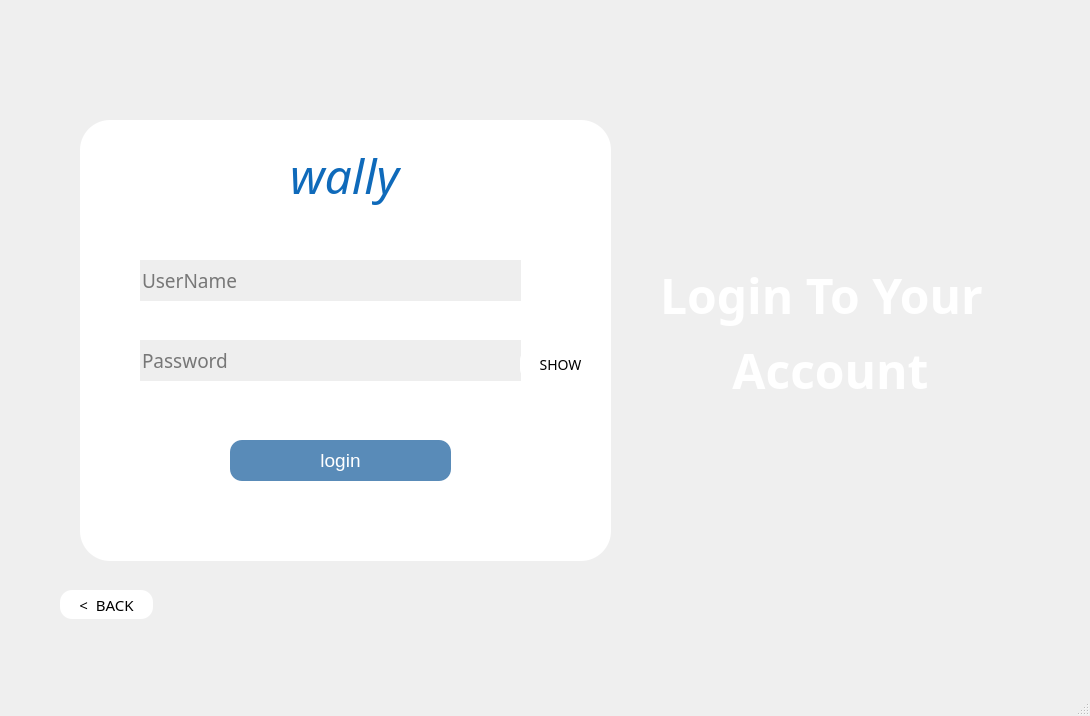
<?xml version="1.0" encoding="UTF-8"?>
<ui version="4.0">
 <class>LoginWindow</class>
 <widget class="QMainWindow" name="LoginWindow">
  <property name="geometry">
   <rect>
    <x>0</x>
    <y>0</y>
    <width>1090</width>
    <height>716</height>
   </rect>
  </property>
  <property name="windowTitle">
   <string>MainWindow</string>
  </property>
  <widget class="QWidget" name="centralwidget">
   <widget class="QPushButton" name="loginPageButton">
    <property name="geometry">
     <rect>
      <x>230</x>
      <y>440</y>
      <width>221</width>
      <height>41</height>
     </rect>
    </property>
    <property name="styleSheet">
     <string notr="true">QPushButton {
    background-color: #598bb8;   /* dark blue */
    color: white;
    border: none;                /* no border line */
    border-radius: 12px;         /* rounded corners */
    padding: 8px 16px;
    font-size: 19px;
    background-image: none;      /* no image */
}

QPushButton:hover {
    background-color: #0D1B5A;   /* darker on hover */
}</string>
    </property>
    <property name="text">
     <string>login</string>
    </property>
    <property name="flat">
     <bool>false</bool>
    </property>
   </widget>
   <widget class="QLineEdit" name="usernameLogin">
    <property name="geometry">
     <rect>
      <x>140</x>
      <y>260</y>
      <width>381</width>
      <height>41</height>
     </rect>
    </property>
    <property name="palette">
     <palette>
      <active>
       <colorrole role="Base">
        <brush brushstyle="SolidPattern">
         <color alpha="255">
          <red>238</red>
          <green>238</green>
          <blue>238</blue>
         </color>
        </brush>
       </colorrole>
      </active>
      <inactive>
       <colorrole role="Base">
        <brush brushstyle="SolidPattern">
         <color alpha="255">
          <red>238</red>
          <green>238</green>
          <blue>238</blue>
         </color>
        </brush>
       </colorrole>
      </inactive>
      <disabled/>
     </palette>
    </property>
    <property name="font">
     <font>
      <family>Arial Unicode MS</family>
      <pointsize>14</pointsize>
     </font>
    </property>
    <property name="frame">
     <bool>false</bool>
    </property>
    <property name="placeholderText">
     <string>UserName</string>
    </property>
   </widget>
   <widget class="QLineEdit" name="passwordLogin">
    <property name="geometry">
     <rect>
      <x>140</x>
      <y>340</y>
      <width>381</width>
      <height>41</height>
     </rect>
    </property>
    <property name="palette">
     <palette>
      <active>
       <colorrole role="Base">
        <brush brushstyle="SolidPattern">
         <color alpha="255">
          <red>238</red>
          <green>238</green>
          <blue>238</blue>
         </color>
        </brush>
       </colorrole>
      </active>
      <inactive>
       <colorrole role="Base">
        <brush brushstyle="SolidPattern">
         <color alpha="255">
          <red>238</red>
          <green>238</green>
          <blue>238</blue>
         </color>
        </brush>
       </colorrole>
      </inactive>
      <disabled/>
     </palette>
    </property>
    <property name="font">
     <font>
      <family>Arial Unicode MS</family>
      <pointsize>14</pointsize>
     </font>
    </property>
    <property name="frame">
     <bool>false</bool>
    </property>
    <property name="echoMode">
     <enum>QLineEdit::EchoMode::Password</enum>
    </property>
    <property name="placeholderText">
     <string>Password</string>
    </property>
   </widget>
   <widget class="QLabel" name="label">
    <property name="geometry">
     <rect>
      <x>660</x>
      <y>260</y>
      <width>401</width>
      <height>71</height>
     </rect>
    </property>
    <property name="palette">
     <palette>
      <active>
       <colorrole role="WindowText">
        <brush brushstyle="SolidPattern">
         <color alpha="255">
          <red>15</red>
          <green>106</green>
          <blue>186</blue>
         </color>
        </brush>
       </colorrole>
       <colorrole role="Text">
        <brush brushstyle="SolidPattern">
         <color alpha="255">
          <red>255</red>
          <green>255</green>
          <blue>255</blue>
         </color>
        </brush>
       </colorrole>
       <colorrole role="ButtonText">
        <brush brushstyle="SolidPattern">
         <color alpha="255">
          <red>255</red>
          <green>255</green>
          <blue>255</blue>
         </color>
        </brush>
       </colorrole>
       <colorrole role="PlaceholderText">
        <brush brushstyle="SolidPattern">
         <color alpha="128">
          <red>255</red>
          <green>255</green>
          <blue>255</blue>
         </color>
        </brush>
       </colorrole>
      </active>
      <inactive>
       <colorrole role="WindowText">
        <brush brushstyle="SolidPattern">
         <color alpha="255">
          <red>15</red>
          <green>106</green>
          <blue>186</blue>
         </color>
        </brush>
       </colorrole>
       <colorrole role="Text">
        <brush brushstyle="SolidPattern">
         <color alpha="255">
          <red>255</red>
          <green>255</green>
          <blue>255</blue>
         </color>
        </brush>
       </colorrole>
       <colorrole role="ButtonText">
        <brush brushstyle="SolidPattern">
         <color alpha="255">
          <red>255</red>
          <green>255</green>
          <blue>255</blue>
         </color>
        </brush>
       </colorrole>
       <colorrole role="PlaceholderText">
        <brush brushstyle="SolidPattern">
         <color alpha="128">
          <red>255</red>
          <green>255</green>
          <blue>255</blue>
         </color>
        </brush>
       </colorrole>
      </inactive>
      <disabled>
       <colorrole role="WindowText">
        <brush brushstyle="SolidPattern">
         <color alpha="255">
          <red>255</red>
          <green>255</green>
          <blue>255</blue>
         </color>
        </brush>
       </colorrole>
       <colorrole role="Text">
        <brush brushstyle="SolidPattern">
         <color alpha="255">
          <red>255</red>
          <green>255</green>
          <blue>255</blue>
         </color>
        </brush>
       </colorrole>
       <colorrole role="ButtonText">
        <brush brushstyle="SolidPattern">
         <color alpha="255">
          <red>255</red>
          <green>255</green>
          <blue>255</blue>
         </color>
        </brush>
       </colorrole>
       <colorrole role="PlaceholderText">
        <brush brushstyle="SolidPattern">
         <color alpha="128">
          <red>255</red>
          <green>255</green>
          <blue>255</blue>
         </color>
        </brush>
       </colorrole>
      </disabled>
     </palette>
    </property>
    <property name="font">
     <font>
      <family>Arial Rounded MT</family>
      <pointsize>36</pointsize>
      <bold>true</bold>
     </font>
    </property>
    <property name="styleSheet">
     <string notr="true">color: rgb(255, 255, 255);</string>
    </property>
    <property name="text">
     <string>Login To Your</string>
    </property>
   </widget>
   <widget class="QLabel" name="label_2">
    <property name="geometry">
     <rect>
      <x>0</x>
      <y>-10</y>
      <width>1101</width>
      <height>691</height>
     </rect>
    </property>
    <property name="styleSheet">
     <string notr="true">image: url(:/screen1Background/background.jpg);</string>
    </property>
    <property name="text">
     <string/>
    </property>
   </widget>
   <widget class="QLabel" name="label_3">
    <property name="geometry">
     <rect>
      <x>80</x>
      <y>120</y>
      <width>531</width>
      <height>441</height>
     </rect>
    </property>
    <property name="styleSheet">
     <string notr="true">background-color: rgb(255, 255, 255);
border-radius: 30px;         /* rounded corners */
    padding: 8px 16px;</string>
    </property>
    <property name="text">
     <string/>
    </property>
   </widget>
   <widget class="QLabel" name="label_4">
    <property name="geometry">
     <rect>
      <x>720</x>
      <y>340</y>
      <width>271</width>
      <height>61</height>
     </rect>
    </property>
    <property name="palette">
     <palette>
      <active>
       <colorrole role="WindowText">
        <brush brushstyle="SolidPattern">
         <color alpha="255">
          <red>15</red>
          <green>106</green>
          <blue>186</blue>
         </color>
        </brush>
       </colorrole>
       <colorrole role="Text">
        <brush brushstyle="SolidPattern">
         <color alpha="255">
          <red>255</red>
          <green>255</green>
          <blue>255</blue>
         </color>
        </brush>
       </colorrole>
       <colorrole role="ButtonText">
        <brush brushstyle="SolidPattern">
         <color alpha="255">
          <red>255</red>
          <green>255</green>
          <blue>255</blue>
         </color>
        </brush>
       </colorrole>
       <colorrole role="PlaceholderText">
        <brush brushstyle="SolidPattern">
         <color alpha="128">
          <red>255</red>
          <green>255</green>
          <blue>255</blue>
         </color>
        </brush>
       </colorrole>
      </active>
      <inactive>
       <colorrole role="WindowText">
        <brush brushstyle="SolidPattern">
         <color alpha="255">
          <red>15</red>
          <green>106</green>
          <blue>186</blue>
         </color>
        </brush>
       </colorrole>
       <colorrole role="Text">
        <brush brushstyle="SolidPattern">
         <color alpha="255">
          <red>255</red>
          <green>255</green>
          <blue>255</blue>
         </color>
        </brush>
       </colorrole>
       <colorrole role="ButtonText">
        <brush brushstyle="SolidPattern">
         <color alpha="255">
          <red>255</red>
          <green>255</green>
          <blue>255</blue>
         </color>
        </brush>
       </colorrole>
       <colorrole role="PlaceholderText">
        <brush brushstyle="SolidPattern">
         <color alpha="128">
          <red>255</red>
          <green>255</green>
          <blue>255</blue>
         </color>
        </brush>
       </colorrole>
      </inactive>
      <disabled>
       <colorrole role="WindowText">
        <brush brushstyle="SolidPattern">
         <color alpha="255">
          <red>255</red>
          <green>255</green>
          <blue>255</blue>
         </color>
        </brush>
       </colorrole>
       <colorrole role="Text">
        <brush brushstyle="SolidPattern">
         <color alpha="255">
          <red>255</red>
          <green>255</green>
          <blue>255</blue>
         </color>
        </brush>
       </colorrole>
       <colorrole role="ButtonText">
        <brush brushstyle="SolidPattern">
         <color alpha="255">
          <red>255</red>
          <green>255</green>
          <blue>255</blue>
         </color>
        </brush>
       </colorrole>
       <colorrole role="PlaceholderText">
        <brush brushstyle="SolidPattern">
         <color alpha="128">
          <red>255</red>
          <green>255</green>
          <blue>255</blue>
         </color>
        </brush>
       </colorrole>
      </disabled>
     </palette>
    </property>
    <property name="font">
     <font>
      <family>Arial Rounded MT</family>
      <pointsize>36</pointsize>
      <bold>true</bold>
     </font>
    </property>
    <property name="styleSheet">
     <string notr="true">color: rgb(255, 255, 255);</string>
    </property>
    <property name="text">
     <string> Account</string>
    </property>
   </widget>
   <widget class="QLabel" name="label_5">
    <property name="geometry">
     <rect>
      <x>290</x>
      <y>120</y>
      <width>111</width>
      <height>111</height>
     </rect>
    </property>
    <property name="palette">
     <palette>
      <active>
       <colorrole role="WindowText">
        <brush brushstyle="SolidPattern">
         <color alpha="255">
          <red>15</red>
          <green>106</green>
          <blue>186</blue>
         </color>
        </brush>
       </colorrole>
       <colorrole role="Text">
        <brush brushstyle="SolidPattern">
         <color alpha="255">
          <red>255</red>
          <green>255</green>
          <blue>255</blue>
         </color>
        </brush>
       </colorrole>
       <colorrole role="ButtonText">
        <brush brushstyle="SolidPattern">
         <color alpha="255">
          <red>255</red>
          <green>255</green>
          <blue>255</blue>
         </color>
        </brush>
       </colorrole>
       <colorrole role="PlaceholderText">
        <brush brushstyle="SolidPattern">
         <color alpha="128">
          <red>255</red>
          <green>255</green>
          <blue>255</blue>
         </color>
        </brush>
       </colorrole>
      </active>
      <inactive>
       <colorrole role="WindowText">
        <brush brushstyle="SolidPattern">
         <color alpha="255">
          <red>15</red>
          <green>106</green>
          <blue>186</blue>
         </color>
        </brush>
       </colorrole>
       <colorrole role="Text">
        <brush brushstyle="SolidPattern">
         <color alpha="255">
          <red>255</red>
          <green>255</green>
          <blue>255</blue>
         </color>
        </brush>
       </colorrole>
       <colorrole role="ButtonText">
        <brush brushstyle="SolidPattern">
         <color alpha="255">
          <red>255</red>
          <green>255</green>
          <blue>255</blue>
         </color>
        </brush>
       </colorrole>
       <colorrole role="PlaceholderText">
        <brush brushstyle="SolidPattern">
         <color alpha="128">
          <red>255</red>
          <green>255</green>
          <blue>255</blue>
         </color>
        </brush>
       </colorrole>
      </inactive>
      <disabled>
       <colorrole role="WindowText">
        <brush brushstyle="SolidPattern">
         <color alpha="255">
          <red>255</red>
          <green>255</green>
          <blue>255</blue>
         </color>
        </brush>
       </colorrole>
       <colorrole role="Text">
        <brush brushstyle="SolidPattern">
         <color alpha="255">
          <red>255</red>
          <green>255</green>
          <blue>255</blue>
         </color>
        </brush>
       </colorrole>
       <colorrole role="ButtonText">
        <brush brushstyle="SolidPattern">
         <color alpha="255">
          <red>255</red>
          <green>255</green>
          <blue>255</blue>
         </color>
        </brush>
       </colorrole>
       <colorrole role="PlaceholderText">
        <brush brushstyle="SolidPattern">
         <color alpha="128">
          <red>255</red>
          <green>255</green>
          <blue>255</blue>
         </color>
        </brush>
       </colorrole>
      </disabled>
     </palette>
    </property>
    <property name="font">
     <font>
      <family>Brush Script MT</family>
      <pointsize>36</pointsize>
      <italic>true</italic>
      <bold>false</bold>
     </font>
    </property>
    <property name="styleSheet">
     <string notr="true">color: 598bb8</string>
    </property>
    <property name="text">
     <string>wally</string>
    </property>
   </widget>
   <widget class="QPushButton" name="backButton">
    <property name="geometry">
     <rect>
      <x>60</x>
      <y>590</y>
      <width>93</width>
      <height>29</height>
     </rect>
    </property>
    <property name="font">
     <font>
      <family>Arial Unicode MS</family>
      <pointsize>-1</pointsize>
     </font>
    </property>
    <property name="styleSheet">
     <string notr="true">QPushButton {
    background-color: #ffffff;   /* dark blue */
    color: black;
    border: none;                /* no border line */
    border-radius: 12px;         /* rounded corners */
    padding: 8px 16px;
    font-size: 15px;
    background-image: none;      /* no image */
}
</string>
    </property>
    <property name="text">
     <string>&lt;  BACK</string>
    </property>
   </widget>
   <widget class="QPushButton" name="showLoginButton">
    <property name="geometry">
     <rect>
      <x>520</x>
      <y>350</y>
      <width>81</width>
      <height>29</height>
     </rect>
    </property>
    <property name="font">
     <font>
      <family>Arial Unicode MS</family>
      <pointsize>-1</pointsize>
      <bold>false</bold>
     </font>
    </property>
    <property name="styleSheet">
     <string notr="true">QPushButton {
    background-color: #ffffff;   /* dark blue */
    color: black;
    border: none;                /* no border line */
    border-radius: 10px;         /* rounded corners */
    padding: 8px 16px;
    font-size: 14px;
    background-image: none;      /* no image */
}</string>
    </property>
    <property name="text">
     <string>SHOW</string>
    </property>
    <property name="flat">
     <bool>true</bool>
    </property>
   </widget>
   <zorder>label_2</zorder>
   <zorder>label_3</zorder>
   <zorder>loginPageButton</zorder>
   <zorder>usernameLogin</zorder>
   <zorder>passwordLogin</zorder>
   <zorder>label</zorder>
   <zorder>label_4</zorder>
   <zorder>label_5</zorder>
   <zorder>backButton</zorder>
   <zorder>showLoginButton</zorder>
  </widget>
  <widget class="QMenuBar" name="menubar">
   <property name="geometry">
    <rect>
     <x>0</x>
     <y>0</y>
     <width>1090</width>
     <height>26</height>
    </rect>
   </property>
  </widget>
  <widget class="QStatusBar" name="statusbar"/>
 </widget>
 <resources/>
 <connections/>
</ui>
